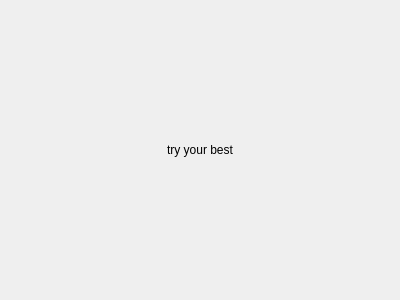
<?xml version="1.0" encoding="UTF-8"?>
<ui version="4.0">
 <class>helloDialog</class>
 <widget class="QDialog" name="helloDialog">
  <property name="geometry">
   <rect>
    <x>0</x>
    <y>0</y>
    <width>400</width>
    <height>300</height>
   </rect>
  </property>
  <property name="windowTitle">
   <string>helloDialog</string>
  </property>
  <layout class="QGridLayout" name="gridLayout">
   <item row="0" column="0">
    <widget class="QLabel" name="label">
     <property name="text">
      <string>try your best</string>
     </property>
     <property name="alignment">
      <set>Qt::AlignCenter</set>
     </property>
    </widget>
   </item>
  </layout>
 </widget>
 <layoutdefault spacing="6" margin="11"/>
 <resources/>
 <connections/>
</ui>
